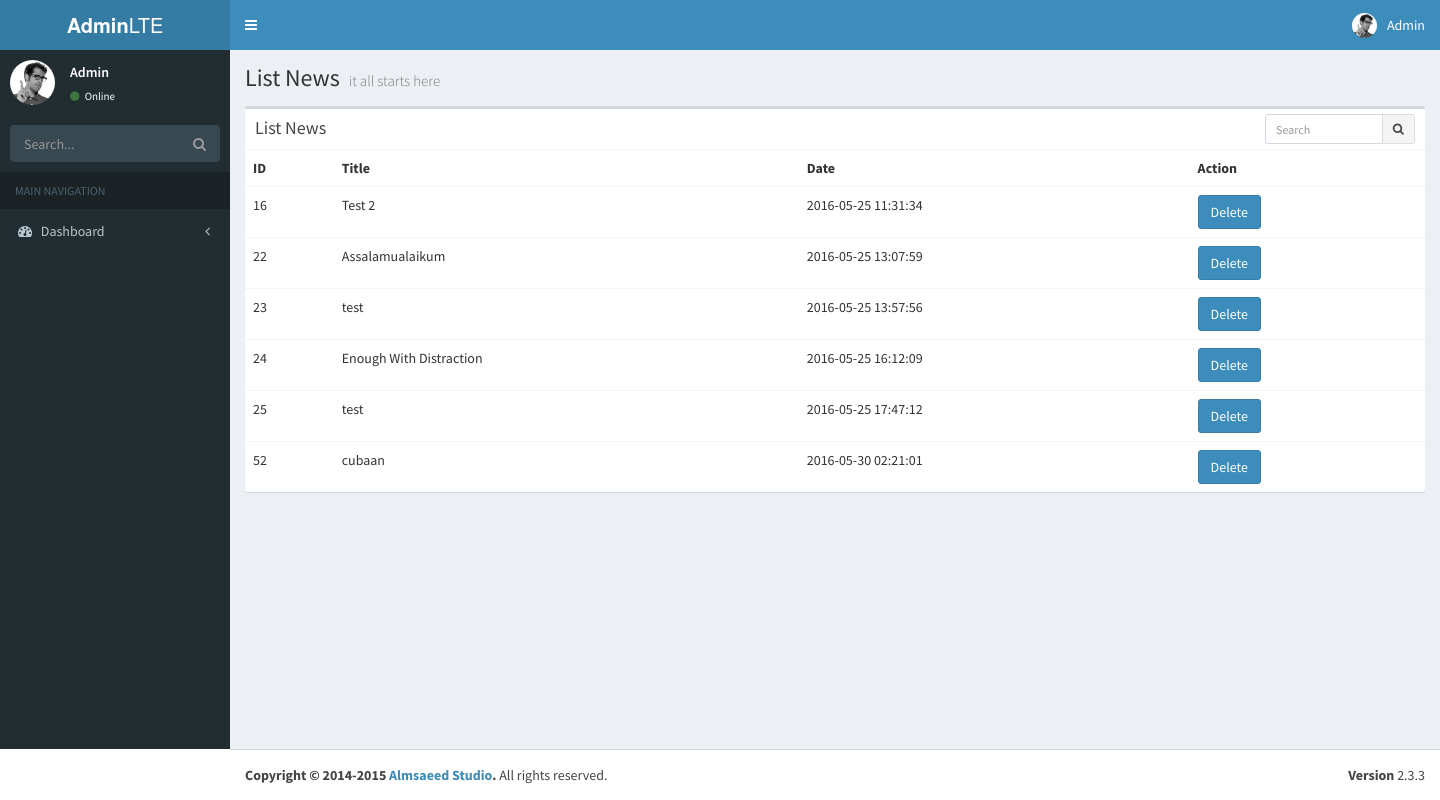
/4dm1nz/index.php (signed in), run on the app's committed database.
### tables this page shows
CREATE TABLE IF NOT EXISTS `tbl_news` (
  `id` int(11) NOT NULL AUTO_INCREMENT,
  `title` text NOT NULL,
  `content` text NOT NULL,
  `date_created` timestamp NOT NULL DEFAULT CURRENT_TIMESTAMP,
  PRIMARY KEY (`id`)
);

### 4dm1nz/pages/index.php (the view, shortened to what this page needs)
<section class="content-header">
  <h1>
    List News
    <small>it all starts here</small>
  </h1>
  <ol class="breadcrumb">
  </ol>
</section>
<section class="content">
  <div class="box">
      <div class="box-header">
          <h3 class="box-title">List News</h3>
          <div class="box-tools">
            <div class="input-group input-group-sm" style="width: 150px;">
              <input type="text" name="table_search" class="form-control pull-right" placeholder="Search">
              <div class="input-group-btn">
                <button type="submit" class="btn btn-default"><i class="fa fa-search"></i></button>
              </div>
            </div>
          </div>
        </div>
        <div class="box-body table-responsive no-padding">
          <table class="table table-hover">
            <tr>
              <th>ID</th>
              <th>Title</th>
              <th>Date</th>
              <th>Action</th>
            </tr>
            <?php
              $query = $mysql->query('SELECT * FROM tbl_news ORDER BY id ASC');
              while($data = $query->fetch_object()):
            ?>
              <tr>
                <td><?php echo $data->id; ?></td>
                <td><?php echo htmlspecialchars($data->title); ?></td>
                <td><?php echo $data->date_created; ?></td>
                <td><a href="?page=news.php&amp;act=delete&amp;id=<?php echo $data->id; ?>" class="btn btn-primary">Delete</a></td>
              </tr>
            <?php endwhile; ?>
          </table>
        </div>
      </div>
  </div>

### data on the page
tbl_news: id "16", title "Test 2", date_created "2016-05-25 11:31:34"
tbl_news: id "22", title "Assalamualaikum", date_created "2016-05-25 13:07:59"
tbl_news: id "23", title "test", date_created "2016-05-25 13:57:56"
tbl_news: id "24", title "Enough With Distraction", date_created "2016-05-25 16:12:09"
tbl_news: id "25", title "test", date_created "2016-05-25 17:47:12"
tbl_news: id "52", title "cubaan", date_created "2016-05-30 02:21:01"
